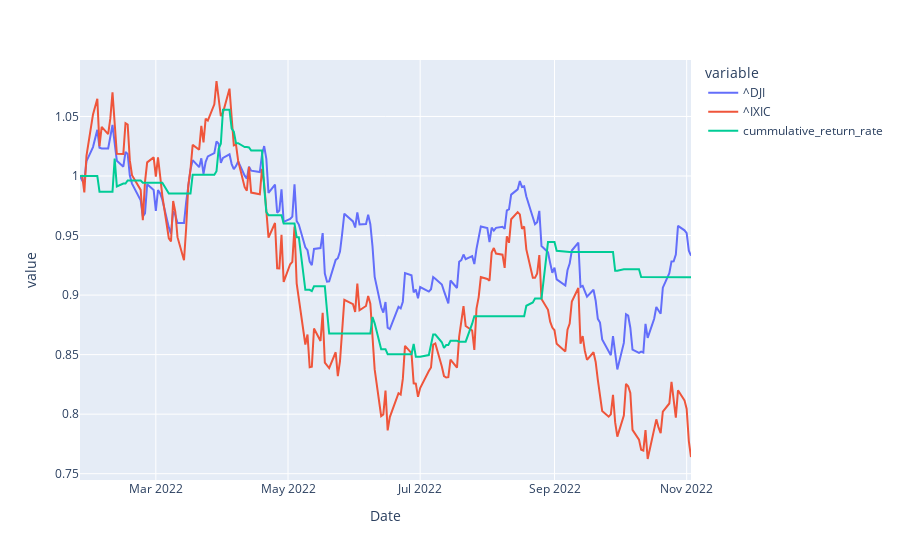

The code cell stored with this chart in its notebook:
### Code cell
px.line(df.loc[:,['^DJI', '^IXIC', 'cummulative_return_rate']])
#px.bar(df['return'])

### Figure 1 — Plotly figure (JSON) as saved in the notebook; plotly's stock layout.template omitted (floating-point values rounded to 4 significant figures; data arrays with more than 128 entries replaced by an {"elided": "..."} marker saying what was removed)
{"data": [{"hovertemplate": "variable=^DJI<br>Date=%{x}<br>value=%{y}<extra></extra>", "legendgroup": "^DJI", "line": {"color": "#636efa", "dash": "solid"}, "marker": {"symbol": "circle"}, "mode": "lines", "name": "^DJI", "orientation": "v", "showlegend": true, "type": "scatter", "x": {"elided": "197 str values"}, "xaxis": "x", "y": {"elided": "197 float values"}, "yaxis": "y"}, {"hovertemplate": "variable=^IXIC<br>Date=%{x}<br>value=%{y}<extra></extra>", "legendgroup": "^IXIC", "line": {"color": "#EF553B", "dash": "solid"}, "marker": {"symbol": "circle"}, "mode": "lines", "name": "^IXIC", "orientation": "v", "showlegend": true, "type": "scatter", "x": {"elided": "197 str values"}, "xaxis": "x", "y": {"elided": "197 float values"}, "yaxis": "y"}, {"hovertemplate": "variable=cummulative_return_rate<br>Date=%{x}<br>value=%{y}<extra></extra>", "legendgroup": "cummulative_return_rate", "line": {"color": "#00cc96", "dash": "solid"}, "marker": {"symbol": "circle"}, "mode": "lines", "name": "cummulative_return_rate", "orientation": "v", "showlegend": true, "type": "scatter", "x": {"elided": "197 str values"}, "xaxis": "x", "y": {"elided": "197 float values"}, "yaxis": "y"}], "layout": {"legend": {"title": {"text": "variable"}, "tracegroupgap": 0}, "margin": {"t": 60}, "xaxis": {"anchor": "y", "domain": [0, 1], "title": {"text": "Date"}}, "yaxis": {"anchor": "x", "domain": [0, 1], "title": {"text": "value"}}}}
